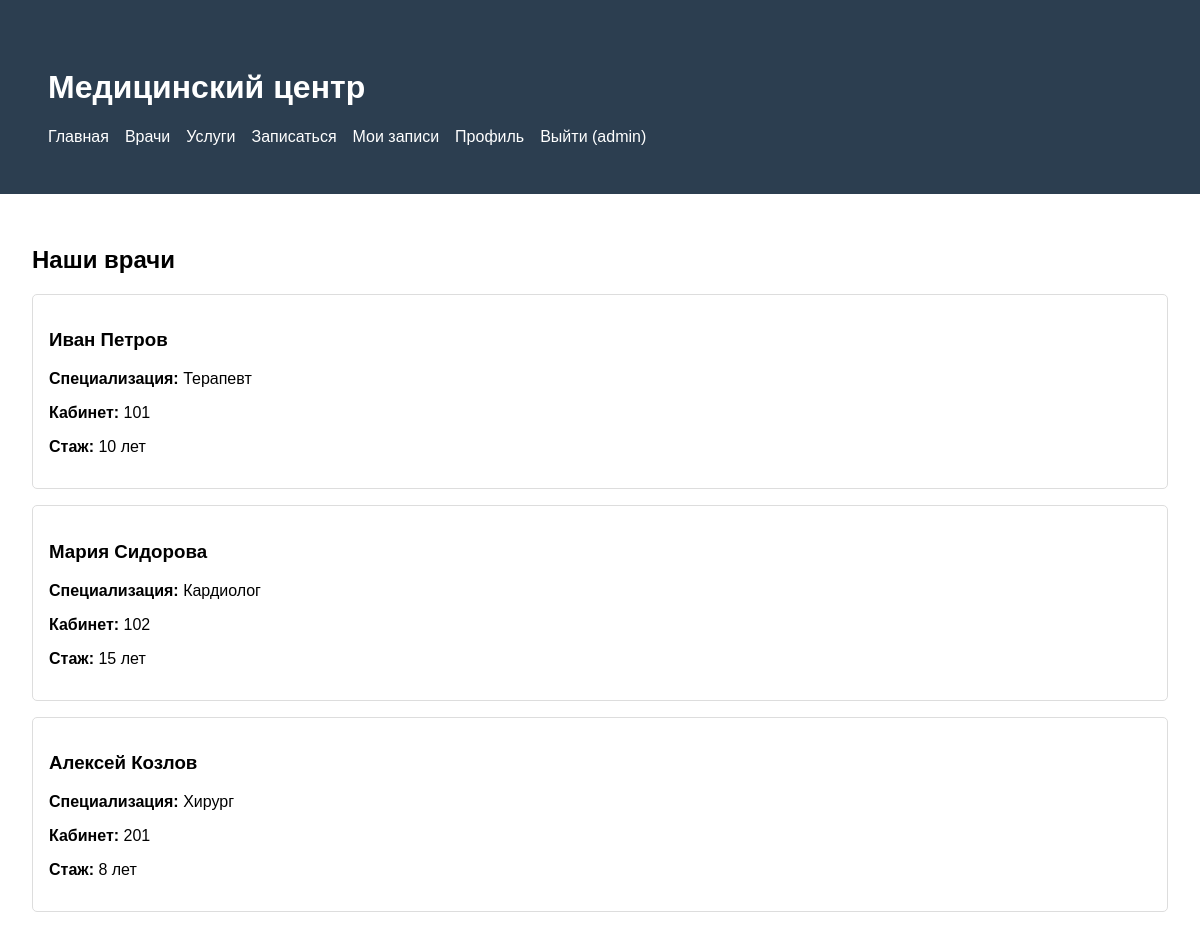
Screenshot of /doctors/ (signed in) with the database file from the repository.
### clinic/models.py (models this page shows, shortened)
class Doctor(models.Model):
    user = models.OneToOneField(User, on_delete=models.CASCADE)
    specialization = models.CharField(max_length=100, verbose_name='Специализация')
    room = models.CharField(max_length=10, verbose_name='Кабинет')
    experience = models.IntegerField(verbose_name='Стаж (лет)', default=0)
    education = models.TextField(verbose_name='Образование', blank=True)
    class Meta:
        verbose_name = 'Врач'
        verbose_name_plural = 'Врачи'

### clinic/views.py (the view)
# urls.py: path('doctors/', views.DoctorListView.as_view(), name='doctor_list'),
class DoctorListView(ListView):
    model = Doctor
    template_name = 'clinic/doctor_list.html'
    context_object_name = 'doctors'

### clinic/templates/clinic/doctor_list.html
{% extends 'clinic/base.html' %}
{% block content %}
<h2>Наши врачи</h2>
<div style="display: grid; gap: 1rem;">
    {% for doctor in doctors %}
    <div style="border: 1px solid #ddd; padding: 1rem; border-radius: 5px;">
        <h3>{{ doctor.user.get_full_name }}</h3>
        <p><strong>Специализация:</strong> {{ doctor.specialization }}</p>
        <p><strong>Кабинет:</strong> {{ doctor.room }}</p>
        <p><strong>Стаж:</strong> {{ doctor.experience }} лет</p>
    </div>
    {% empty %}
    <p>Врачи не найдены</p>
    {% endfor %}
</div>
{% endblock %}

### clinic/templates/clinic/base.html (shortened to what this page needs)
<!DOCTYPE html>
<html lang="ru">
<head>
</head>
<body>
    <div class="header">
        <div class="container">
            <h1>Медицинский центр</h1>
            <div class="nav">
                <a href="{% url 'home' %}">Главная</a>
                <a href="{% url 'doctor_list' %}">Врачи</a>
                <a href="{% url 'service_list' %}">Услуги</a>
                {% if user.is_authenticated %}
                    <a href="{% url 'appointment_create' %}">Записаться</a>
                    <a href="{% url 'appointment_list' %}">Мои записи</a>
                    <a href="{% url 'patient_profile' %}">Профиль</a>
                    <a href="{% url 'admin:logout' %}">Выйти ({{ user.username }})</a>
                {% else %}
                    <a href="{% url 'admin:login' %}">Войти</a>
                {% endif %}
            </div>
        </div>
    </div>
    <div class="container">
        {% block content %}
        {% endblock %}
    </div>
</body>
</html>

### clinic/templates/clinic/base.html (style rules this page uses)
body { font-family: Arial, sans-serif; margin: 0; padding: 0; }
.header { background: #2c3e50; color: white; padding: 1rem; }
.nav { display: flex; gap: 1rem; }
.nav a { color: white; text-decoration: none; }
.container { max-width: 1200px; margin: 0 auto; padding: 2rem; }

### rows the page displays
Doctor: user.get_full_name "Иван Петров", specialization "Терапевт", room "101", experience "10"
Doctor: user.get_full_name "Мария Сидорова", specialization "Кардиолог", room "102", experience "15"
Doctor: user.get_full_name "Алексей Козлов", specialization "Хирург", room "201", experience "8"

### other values shown
{{ user.username }} "admin"
